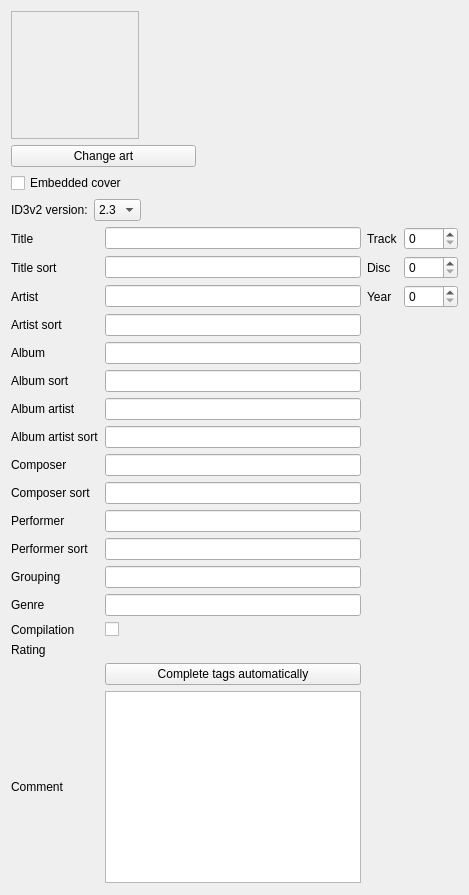
          <widget class="QWidget" name="tab_tags">
           <attribute name="title">
            <string>Tags</string>
           </attribute>
           <layout class="QVBoxLayout" name="verticalLayout_4">
            <property name="sizeConstraint">
             <enum>QLayout::SetMinimumSize</enum>
            </property>
            <item>
             <layout class="QHBoxLayout" name="layout_albumart">
              <property name="sizeConstraint">
               <enum>QLayout::SetMinimumSize</enum>
              </property>
              <item>
               <layout class="QVBoxLayout" name="layout_albumart_left">
                <property name="sizeConstraint">
                 <enum>QLayout::SetMinimumSize</enum>
                </property>
                <item>
                 <widget class="QLabel" name="tags_art">
                  <property name="sizePolicy">
                   <sizepolicy hsizetype="Fixed" vsizetype="Fixed">
                    <horstretch>0</horstretch>
                    <verstretch>0</verstretch>
                   </sizepolicy>
                  </property>
                  <property name="minimumSize">
                   <size>
                    <width>128</width>
                    <height>128</height>
                   </size>
                  </property>
                  <property name="frameShape">
                   <enum>QFrame::StyledPanel</enum>
                  </property>
                  <property name="text">
                   <string/>
                  </property>
                  <property name="alignment">
                   <set>Qt::AlignHCenter|Qt::AlignTop</set>
                  </property>
                  <property name="wordWrap">
                   <bool>true</bool>
                  </property>
                  <property name="margin">
                   <number>2</number>
                  </property>
                 </widget>
                </item>
                <item>
                 <widget class="QPushButton" name="tags_art_button">
                  <property name="accessibleName">
                   <string>MenuPopupToolButton</string>
                  </property>
                  <property name="text">
                   <string>Change art</string>
                  </property>
                 </widget>
                </item>
                <item>
                 <widget class="QCheckBox" name="checkbox_embedded_cover">
                  <property name="text">
                   <string>Embedded cover</string>
                  </property>
                 </widget>
                </item>
                <item>
                 <layout class="QHBoxLayout" name="layout_id3v2_version">
                  <item>
                   <widget class="QLabel" name="label_id3v2_version">
                    <property name="text">
                     <string>ID3v2 version:</string>
                    </property>
                   </widget>
                  </item>
                  <item>
                   <widget class="QComboBox" name="combobox_id3v2_version">
                    <property name="enabled">
                     <bool>true</bool>
                    </property>
                    <item>
                     <property name="text">
                      <string>2.3</string>
                     </property>
                    </item>
                    <item>
                     <property name="text">
                      <string>2.4</string>
                     </property>
                    </item>
                   </widget>
                  </item>
                  <item>
                   <spacer name="spacer_id3v2_version">
                    <property name="orientation">
                     <enum>Qt::Horizontal</enum>
                    </property>
                    <property name="sizeHint" stdset="0">
                     <size>
                      <width>0</width>
                      <height>0</height>
                     </size>
                    </property>
                   </spacer>
                  </item>
                 </layout>
                </item>
                <item>
                 <spacer name="spacer_albumart_bottom">
                  <property name="orientation">
                   <enum>Qt::Vertical</enum>
                  </property>
                  <property name="sizeHint" stdset="0">
                   <size>
                    <width>0</width>
                    <height>0</height>
                   </size>
                  </property>
                 </spacer>
                </item>
               </layout>
              </item>
              <item>
               <layout class="QVBoxLayout" name="layout_albumart_right">
                <property name="sizeConstraint">
                 <enum>QLayout::SetMinimumSize</enum>
                </property>
                <item>
                 <widget class="QTextEdit" name="tags_summary">
                  <property name="sizePolicy">
                   <sizepolicy hsizetype="Expanding" vsizetype="Ignored">
                    <horstretch>0</horstretch>
                    <verstretch>0</verstretch>
                   </sizepolicy>
                  </property>
                  <property name="styleSheet">
                   <string notr="true">QTextEdit {
  background: transparent;
}</string>
                  </property>
                  <property name="frameShape">
                   <enum>QFrame::NoFrame</enum>
                  </property>
                  <property name="readOnly">
                   <bool>true</bool>
                  </property>
                 </widget>
                </item>
               </layout>
              </item>
             </layout>
            </item>
            <item>
             <layout class="QGridLayout" name="layout_tags">
              <property name="sizeConstraint">
               <enum>QLayout::SetMinimumSize</enum>
              </property>
              <item row="3" column="2">
               <widget class="QLabel" name="label_year">
                <property name="text">
                 <string>Year</string>
                </property>
                <property name="buddy">
                 <cstring>year</cstring>
                </property>
               </widget>
              </item>
              <item row="25" column="1">
               <widget class="QPushButton" name="fetch_tag">
                <property name="text">
                 <string>Complete tags automatically</string>
                </property>
                <property name="icon">
                 <iconset resource="../../data/data.qrc">
                  <normaloff>:/pictures/musicbrainz.png</normaloff>:/pictures/musicbrainz.png</iconset>
                </property>
                <property name="iconSize">
                 <size>
                  <width>38</width>
                  <height>22</height>
                 </size>
                </property>
               </widget>
              </item>
              <item row="13" column="0">
               <widget class="QLabel" name="label_performersort">
                <property name="minimumSize">
                 <size>
                  <width>80</width>
                  <height>0</height>
                 </size>
                </property>
                <property name="text">
                 <string>Performer sort</string>
                </property>
                <property name="buddy">
                 <cstring>performersort</cstring>
                </property>
               </widget>
              </item>
              <item row="19" column="0">
               <widget class="QLabel" name="label_compilation">
                <property name="minimumSize">
                 <size>
                  <width>80</width>
                  <height>0</height>
                 </size>
                </property>
                <property name="text">
                 <string>Compilation</string>
                </property>
                <property name="buddy">
                 <cstring>compilation</cstring>
                </property>
               </widget>
              </item>
              <item row="8" column="1">
               <widget class="LineEdit" name="albumartistsort">
                <property name="has_reset_button" stdset="0">
                 <bool>true</bool>
                </property>
                <property name="has_clear_button" stdset="0">
                 <bool>false</bool>
                </property>
               </widget>
              </item>
              <item row="1" column="0">
               <widget class="QLabel" name="label_titlesort">
                <property name="minimumSize">
                 <size>
                  <width>80</width>
                  <height>0</height>
                 </size>
                </property>
                <property name="text">
                 <string>Title sort</string>
                </property>
                <property name="buddy">
                 <cstring>titlesort</cstring>
                </property>
               </widget>
              </item>
              <item row="7" column="0">
               <widget class="QLabel" name="label_albumartist">
                <property name="minimumSize">
                 <size>
                  <width>80</width>
                  <height>0</height>
                 </size>
                </property>
                <property name="text">
                 <string>Album artist</string>
                </property>
                <property name="buddy">
                 <cstring>albumartist</cstring>
                </property>
               </widget>
              </item>
              <item row="0" column="1">
               <widget class="LineEdit" name="title">
                <property name="has_reset_button" stdset="0">
                 <bool>true</bool>
                </property>
                <property name="has_clear_button" stdset="0">
                 <bool>false</bool>
                </property>
               </widget>
              </item>
              <item row="12" column="0">
               <widget class="QLabel" name="label_performer">
                <property name="minimumSize">
                 <size>
                  <width>80</width>
                  <height>0</height>
                 </size>
                </property>
                <property name="text">
                 <string>Performer</string>
                </property>
                <property name="buddy">
                 <cstring>performer</cstring>
                </property>
               </widget>
              </item>
              <item row="18" column="1">
               <widget class="LineEdit" name="genre">
                <property name="has_reset_button" stdset="0">
                 <bool>true</bool>
                </property>
                <property name="has_clear_button" stdset="0">
                 <bool>false</bool>
                </property>
               </widget>
              </item>
              <item row="3" column="3">
               <widget class="SpinBox" name="year">
                <property name="correctionMode">
                 <enum>QAbstractSpinBox::CorrectToNearestValue</enum>
                </property>
                <property name="maximum">
                 <number>9999</number>
                </property>
                <property name="has_clear_button" stdset="0">
                 <bool>false</bool>
                </property>
                <property name="has_reset_button" stdset="0">
                 <bool>true</bool>
                </property>
               </widget>
              </item>
              <item row="20" column="1">
               <widget class="RatingBox" name="rating" native="true">
                <property name="maximumSize">
                 <size>
                  <width>140</width>
                  <height>16777215</height>
                 </size>
                </property>
                <property name="has_reset_button" stdset="0">
                 <bool>true</bool>
                </property>
                <property name="has_clear_button" stdset="0">
                 <bool>false</bool>
                </property>
               </widget>
              </item>
              <item row="5" column="1">
               <widget class="LineEdit" name="album">
                <property name="has_reset_button" stdset="0">
                 <bool>true</bool>
                </property>
                <property name="has_clear_button" stdset="0">
                 <bool>false</bool>
                </property>
               </widget>
              </item>
              <item row="26" column="1">
               <widget class="TextEdit" name="comment">
                <property name="sizePolicy">
                 <sizepolicy hsizetype="Expanding" vsizetype="Minimum">
                  <horstretch>0</horstretch>
                  <verstretch>0</verstretch>
                 </sizepolicy>
                </property>
                <property name="tabChangesFocus">
                 <bool>true</bool>
                </property>
                <property name="has_reset_button" stdset="0">
                 <bool>true</bool>
                </property>
                <property name="has_clear_button" stdset="0">
                 <bool>false</bool>
                </property>
               </widget>
              </item>
              <item row="4" column="1">
               <widget class="LineEdit" name="artistsort">
                <property name="has_reset_button" stdset="0">
                 <bool>true</bool>
                </property>
                <property name="has_clear_button" stdset="0">
                 <bool>false</bool>
                </property>
               </widget>
              </item>
              <item row="0" column="0">
               <widget class="QLabel" name="label_title">
                <property name="minimumSize">
                 <size>
                  <width>80</width>
                  <height>0</height>
                 </size>
                </property>
                <property name="text">
                 <string>Title</string>
                </property>
                <property name="buddy">
                 <cstring>title</cstring>
                </property>
               </widget>
              </item>
              <item row="17" column="1">
               <widget class="LineEdit" name="grouping">
                <property name="has_reset_button" stdset="0">
                 <bool>true</bool>
                </property>
                <property name="has_clear_button" stdset="0">
                 <bool>false</bool>
                </property>
               </widget>
              </item>
              <item row="1" column="3">
               <widget class="SpinBox" name="disc">
                <property name="correctionMode">
                 <enum>QAbstractSpinBox::CorrectToNearestValue</enum>
                </property>
                <property name="maximum">
                 <number>9999</number>
                </property>
                <property name="has_clear_button" stdset="0">
                 <bool>false</bool>
                </property>
                <property name="has_reset_button" stdset="0">
                 <bool>true</bool>
                </property>
               </widget>
              </item>
              <item row="19" column="1">
               <widget class="CheckBox" name="compilation">
                <property name="has_reset_button" stdset="0">
                 <bool>true</bool>
                </property>
                <property name="has_clear_button" stdset="0">
                 <bool>false</bool>
                </property>
               </widget>
              </item>
              <item row="1" column="1">
               <widget class="LineEdit" name="titlesort">
                <property name="has_reset_button" stdset="0">
                 <bool>true</bool>
                </property>
                <property name="has_clear_button" stdset="0">
                 <bool>false</bool>
                </property>
               </widget>
              </item>
              <item row="20" column="0">
               <widget class="QLabel" name="label_rating">
                <property name="text">
                 <string>Rating</string>
                </property>
                <property name="buddy">
                 <cstring>rating</cstring>
                </property>
               </widget>
              </item>
              <item row="1" column="2">
               <widget class="QLabel" name="label_disc">
                <property name="text">
                 <string>Disc</string>
                </property>
                <property name="buddy">
                 <cstring>disc</cstring>
                </property>
               </widget>
              </item>
              <item row="12" column="1">
               <widget class="LineEdit" name="performer">
                <property name="has_reset_button" stdset="0">
                 <bool>true</bool>
                </property>
                <property name="has_clear_button" stdset="0">
                 <bool>false</bool>
                </property>
               </widget>
              </item>
              <item row="0" column="3">
               <widget class="SpinBox" name="track">
                <property name="correctionMode">
                 <enum>QAbstractSpinBox::CorrectToNearestValue</enum>
                </property>
                <property name="maximum">
                 <number>9999</number>
                </property>
                <property name="has_clear_button" stdset="0">
                 <bool>false</bool>
                </property>
                <property name="has_reset_button" stdset="0">
                 <bool>true</bool>
                </property>
               </widget>
              </item>
              <item row="8" column="0">
               <widget class="QLabel" name="label_albumartistsort">
                <property name="minimumSize">
                 <size>
                  <width>80</width>
                  <height>0</height>
                 </size>
                </property>
                <property name="text">
                 <string>Album artist sort</string>
                </property>
                <property name="buddy">
                 <cstring>albumartistsort</cstring>
                </property>
               </widget>
              </item>
              <item row="3" column="1">
               <widget class="LineEdit" name="artist">
                <property name="has_reset_button" stdset="0">
                 <bool>true</bool>
                </property>
                <property name="has_clear_button" stdset="0">
                 <bool>false</bool>
                </property>
               </widget>
              </item>
              <item row="4" column="0">
               <widget class="QLabel" name="label_artistsort">
                <property name="minimumSize">
                 <size>
                  <width>80</width>
                  <height>0</height>
                 </size>
                </property>
                <property name="text">
                 <string>Artist sort</string>
                </property>
                <property name="buddy">
                 <cstring>artistsort</cstring>
                </property>
               </widget>
              </item>
              <item row="5" column="0">
               <widget class="QLabel" name="label_album">
                <property name="minimumSize">
                 <size>
                  <width>80</width>
                  <height>0</height>
                 </size>
                </property>
                <property name="text">
                 <string>Album</string>
                </property>
                <property name="buddy">
                 <cstring>album</cstring>
                </property>
               </widget>
              </item>
              <item row="0" column="2">
               <widget class="QLabel" name="label_track">
                <property name="text">
                 <string>Track</string>
                </property>
                <property name="buddy">
                 <cstring>track</cstring>
                </property>
               </widget>
              </item>
              <item row="10" column="0">
               <widget class="QLabel" name="label_composer">
                <property name="minimumSize">
                 <size>
                  <width>80</width>
                  <height>0</height>
                 </size>
                </property>
                <property name="text">
                 <string>Composer</string>
                </property>
                <property name="buddy">
                 <cstring>composer</cstring>
                </property>
               </widget>
              </item>
              <item row="7" column="1">
               <widget class="LineEdit" name="albumartist">
                <property name="has_reset_button" stdset="0">
                 <bool>true</bool>
                </property>
                <property name="has_clear_button" stdset="0">
                 <bool>false</bool>
                </property>
               </widget>
              </item>
              <item row="11" column="1">
               <widget class="LineEdit" name="composersort">
                <property name="has_reset_button" stdset="0">
                 <bool>true</bool>
                </property>
                <property name="has_clear_button" stdset="0">
                 <bool>false</bool>
                </property>
               </widget>
              </item>
              <item row="13" column="1">
               <widget class="LineEdit" name="performersort">
                <property name="has_reset_button" stdset="0">
                 <bool>true</bool>
                </property>
                <property name="has_clear_button" stdset="0">
                 <bool>false</bool>
                </property>
               </widget>
              </item>
              <item row="17" column="0">
               <widget class="QLabel" name="label_grouping">
                <property name="minimumSize">
                 <size>
                  <width>80</width>
                  <height>0</height>
                 </size>
                </property>
                <property name="text">
                 <string>Grouping</string>
                </property>
                <property name="buddy">
                 <cstring>grouping</cstring>
                </property>
               </widget>
              </item>
              <item row="6" column="0">
               <widget class="QLabel" name="label_albumsort">
                <property name="minimumSize">
                 <size>
                  <width>80</width>
                  <height>0</height>
                 </size>
                </property>
                <property name="text">
                 <string>Album sort</string>
                </property>
                <property name="buddy">
                 <cstring>albumsort</cstring>
                </property>
               </widget>
              </item>
              <item row="3" column="0">
               <widget class="QLabel" name="label_artist">
                <property name="minimumSize">
                 <size>
                  <width>80</width>
                  <height>0</height>
                 </size>
                </property>
                <property name="text">
                 <string>Artist</string>
                </property>
                <property name="buddy">
                 <cstring>artist</cstring>
                </property>
               </widget>
              </item>
              <item row="18" column="0">
               <widget class="QLabel" name="label_genre">
                <property name="minimumSize">
                 <size>
                  <width>80</width>
                  <height>0</height>
                 </size>
                </property>
                <property name="text">
                 <string>Genre</string>
                </property>
                <property name="buddy">
                 <cstring>genre</cstring>
                </property>
               </widget>
              </item>
              <item row="10" column="1">
               <widget class="LineEdit" name="composer">
                <property name="has_reset_button" stdset="0">
                 <bool>true</bool>
                </property>
                <property name="has_clear_button" stdset="0">
                 <bool>false</bool>
                </property>
               </widget>
              </item>
              <item row="26" column="0">
               <widget class="QLabel" name="label_comment">
                <property name="minimumSize">
                 <size>
                  <width>80</width>
                  <height>0</height>
                 </size>
                </property>
                <property name="text">
                 <string>Comment</string>
                </property>
                <property name="buddy">
                 <cstring>comment</cstring>
                </property>
               </widget>
              </item>
              <item row="11" column="0">
               <widget class="QLabel" name="label_composersort">
                <property name="minimumSize">
                 <size>
                  <width>80</width>
                  <height>0</height>
                 </size>
                </property>
                <property name="text">
                 <string>Composer sort</string>
                </property>
                <property name="buddy">
                 <cstring>composersort</cstring>
                </property>
               </widget>
              </item>
              <item row="6" column="1">
               <widget class="LineEdit" name="albumsort">
                <property name="has_reset_button" stdset="0">
                 <bool>true</bool>
                </property>
                <property name="has_clear_button" stdset="0">
                 <bool>false</bool>
                </property>
               </widget>
              </item>
             </layout>
            </item>
            <item>
             <spacer name="verticalSpacer">
              <property name="orientation">
               <enum>Qt::Vertical</enum>
              </property>
              <property name="sizeType">
               <enum>QSizePolicy::MinimumExpanding</enum>
              </property>
              <property name="sizeHint" stdset="0">
               <size>
                <width>20</width>
                <height>1</height>
               </size>
              </property>
             </spacer>
            </item>
           </layout>
          </widget>
